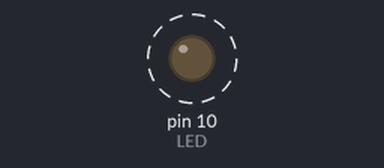
The program below on a simulated Arduino Pro Mini, built with avr-gcc and run on an emulated ATmega328P. Shown: output pins drawn as LEDs (lit = HIGH). Dashed ring = blinking. What the program prints to the serial monitor is not drawn.

Above: at 0.5 s.
Timing chart, 0 to 4.6 s (numbered marks = the images above):
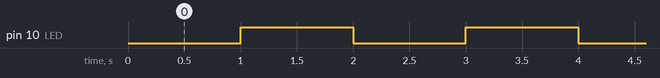

Measured:
- by itself, pin 10 (LED): alternates HIGH for 1.0 s and LOW for 1.0 s

The program:

main.cpp
```cpp
#include <Arduino.h>
#include <ArduinoJson.h>


#define BaudRate 115200
#define LED 10
#define BUFFER_SIZE 64

//JSON DOCUMENT
//Document to store incoming information
StaticJsonDocument<BUFFER_SIZE> Inputdoc;
//Document to store outgoing information
StaticJsonDocument<BUFFER_SIZE> Outputdoc;

//Variables
long u_current,u_previous,m_current,m_previous,u_interval;
long interval=1000;
bool ledstate=false;

void setup() {
  // put your setup code here, to run once:
  Serial.begin(115200);
  while (!Serial)
  {
    //Wait for the module
  };
  pinMode(LED,OUTPUT);

}

void loop() {
  // put your main code here, to run repeatedly:
  m_current = millis();
  if ((m_current-m_previous)>=interval)
  {
    m_previous = m_current;
    ledstate =!ledstate;
    u_previous = micros();
    Serial.print("\nUART Test\n");
    u_current = micros();
    u_interval = u_current - u_previous;
    Serial.print("\nElapsed Time: ");
    Serial.print(u_interval);
  }
  digitalWrite(LED,ledstate);
}
```
